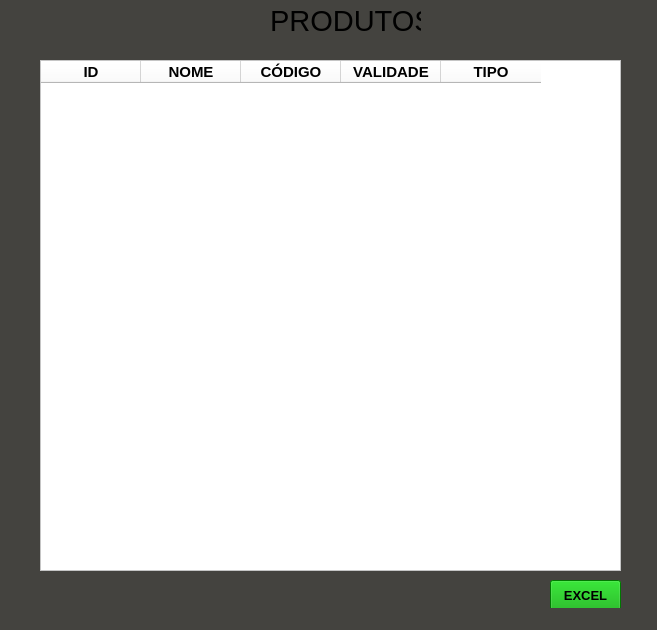
<?xml version="1.0" encoding="UTF-8"?>
<ui version="4.0">
 <class>MainWindow</class>
 <widget class="QMainWindow" name="MainWindow">
  <property name="geometry">
   <rect>
    <x>0</x>
    <y>0</y>
    <width>657</width>
    <height>630</height>
   </rect>
  </property>
  <property name="windowTitle">
   <string>MainWindow</string>
  </property>
  <property name="styleSheet">
   <string notr="true">background-color: rgb(68, 67, 63);</string>
  </property>
  <widget class="QWidget" name="centralwidget">
   <widget class="QLabel" name="label">
    <property name="geometry">
     <rect>
      <x>270</x>
      <y>-20</y>
      <width>151</width>
      <height>81</height>
     </rect>
    </property>
    <property name="font">
     <font>
      <pointsize>22</pointsize>
     </font>
    </property>
    <property name="text">
     <string>PRODUTOS</string>
    </property>
   </widget>
   <widget class="QTableWidget" name="tableWidget">
    <property name="geometry">
     <rect>
      <x>40</x>
      <y>60</y>
      <width>581</width>
      <height>511</height>
     </rect>
    </property>
    <property name="maximumSize">
     <size>
      <width>641</width>
      <height>541</height>
     </size>
    </property>
    <property name="font">
     <font>
      <pointsize>11</pointsize>
     </font>
    </property>
    <property name="styleSheet">
     <string notr="true">background-color: rgb(255, 255, 255);
border-color: rgb(0, 0, 0);</string>
    </property>
    <property name="columnCount">
     <number>5</number>
    </property>
    <column>
     <property name="text">
      <string>ID</string>
     </property>
     <property name="font">
      <font>
       <pointsize>11</pointsize>
       <weight>75</weight>
       <bold>true</bold>
      </font>
     </property>
     <property name="textAlignment">
      <set>AlignCenter</set>
     </property>
     <property name="foreground">
      <brush brushstyle="SolidPattern">
       <color alpha="255">
        <red>0</red>
        <green>0</green>
        <blue>0</blue>
       </color>
      </brush>
     </property>
    </column>
    <column>
     <property name="text">
      <string>NOME</string>
     </property>
     <property name="font">
      <font>
       <pointsize>11</pointsize>
       <weight>75</weight>
       <bold>true</bold>
      </font>
     </property>
     <property name="textAlignment">
      <set>AlignCenter</set>
     </property>
    </column>
    <column>
     <property name="text">
      <string>CÓDIGO</string>
     </property>
     <property name="font">
      <font>
       <pointsize>11</pointsize>
       <weight>75</weight>
       <bold>true</bold>
      </font>
     </property>
     <property name="textAlignment">
      <set>AlignCenter</set>
     </property>
    </column>
    <column>
     <property name="text">
      <string>VALIDADE</string>
     </property>
     <property name="font">
      <font>
       <pointsize>11</pointsize>
       <weight>75</weight>
       <bold>true</bold>
      </font>
     </property>
     <property name="textAlignment">
      <set>AlignCenter</set>
     </property>
    </column>
    <column>
     <property name="text">
      <string>TIPO</string>
     </property>
     <property name="font">
      <font>
       <pointsize>11</pointsize>
       <weight>75</weight>
       <bold>true</bold>
      </font>
     </property>
     <property name="textAlignment">
      <set>AlignCenter</set>
     </property>
    </column>
   </widget>
   <widget class="QPushButton" name="pushButton">
    <property name="geometry">
     <rect>
      <x>550</x>
      <y>580</y>
      <width>71</width>
      <height>31</height>
     </rect>
    </property>
    <property name="font">
     <font>
      <pointsize>10</pointsize>
      <weight>75</weight>
      <bold>true</bold>
     </font>
    </property>
    <property name="styleSheet">
     <string notr="true">background-color: rgb(0, 170, 0);</string>
    </property>
    <property name="text">
     <string>EXCEL</string>
    </property>
   </widget>
  </widget>
  <widget class="QStatusBar" name="statusbar"/>
 </widget>
 <resources/>
 <connections/>
</ui>
